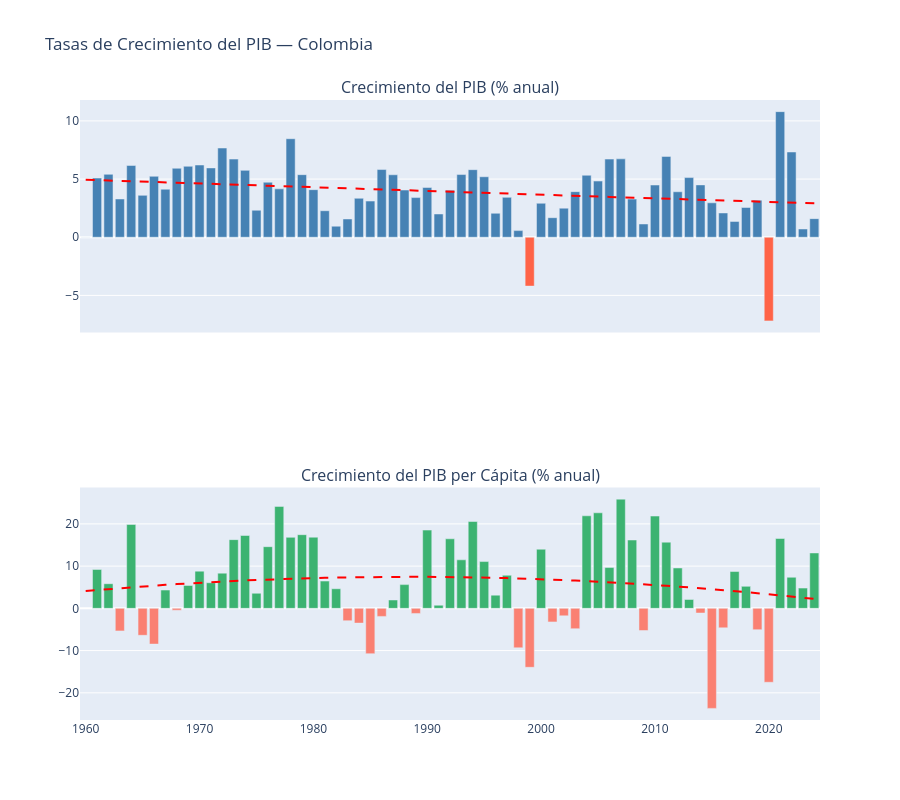

This figure's notebook cell:
### Code cell
## Variación del PIB y variación del PIB per cápita
fig = make_subplots(rows=2, cols=1, shared_xaxes=True,
                    subplot_titles=('Crecimiento del PIB (% anual)',
                                    'Crecimiento del PIB per Cápita (% anual)'))

fig.add_trace(go.Bar(x=df['year'], y=df['gdp_variation'],
                     marker_color=np.where(df['gdp_variation'] >= 0, 'steelblue', 'tomato'),
                     name='Crecimiento PIB'), row=1, col=1)
add_trend(fig, df['year'].values, df['gdp_variation'].values, row=1, col=1)

fig.add_trace(go.Bar(x=df['year'], y=df['gdp_percapita_variation'],
                     marker_color=np.where(df['gdp_percapita_variation'].fillna(0) >= 0, 'mediumseagreen', 'salmon'),
                     name='Crecimiento PIB per cápita'), row=2, col=1)
add_trend(fig, df['year'].values, df['gdp_percapita_variation'].fillna(0).values, row=2, col=1)

fig.update_layout(title='Tasas de Crecimiento del PIB — Colombia', height=HEIGHT, showlegend=False)
fig.show()

### Figure 1 — Plotly figure (JSON) as saved in the notebook; plotly's stock layout.template omitted (floating-point values rounded to 4 significant figures)
{"data": [{"marker": {"color": ["steelblue", "steelblue", "steelblue", "steelblue", "steelblue", "steelblue", "steelblue", "steelblue", "steelblue", "steelblue", "steelblue", "steelblue", "steelblue", "steelblue", "steelblue", "steelblue", "steelblue", "steelblue", "steelblue", "steelblue", "steelblue", "steelblue", "steelblue", "steelblue", "steelblue", "steelblue", "steelblue", "steelblue", "steelblue", "steelblue", "steelblue", "steelblue", "steelblue", "steelblue", "steelblue", "steelblue", "steelblue", "steelblue", "steelblue", "tomato", "steelblue", "steelblue", "steelblue", "steelblue", "steelblue", "steelblue", "steelblue", "steelblue", "steelblue", "steelblue", "steelblue", "steelblue", "steelblue", "steelblue", "steelblue", "steelblue", "steelblue", "steelblue", "steelblue", "steelblue", "tomato", "steelblue", "steelblue", "steelblue", "steelblue"]}, "name": "Crecimiento PIB", "type": "bar", "x": [1960, 1961, 1962, 1963, 1964, 1965, 1966, 1967, 1968, 1969, 1970, 1971, 1972, 1973, 1974, 1975, 1976, 1977, 1978, 1979, 1980, 1981, 1982, 1983, 1984, 1985, 1986, 1987, 1988, 1989, 1990, 1991, 1992, 1993, 1994, 1995, 1996, 1997, 1998, 1999, 2000, 2001, 2002, 2003, 2004, 2005, 2006, 2007, 2008, 2009, 2010, 2011, 2012, 2013, 2014, 2015, 2016, 2017, 2018, 2019, 2020, 2021, 2022, 2023, 2024], "xaxis": "x", "y": [0, 5.09, 5.41, 3.29, 6.17, 3.6, 5.24, 4.13, 5.93, 6.1, 6.21, 5.96, 7.67, 6.72, 5.75, 2.32, 4.73, 4.16, 8.47, 5.38, 4.09, 2.28, 0.95, 1.57, 3.35, 3.11, 5.82, 5.37, 4.06, 3.41, 4.28, 2, 4.04, 5.39, 5.81, 5.2, 2.06, 3.43, 0.57, -4.2, 2.92, 1.68, 2.5, 3.92, 5.33, 4.83, 6.72, 6.74, 3.28, 1.14, 4.49, 6.95, 3.91, 5.13, 4.5, 2.96, 2.09, 1.36, 2.56, 3.19, -7.19, 10.8, 7.33, 0.71, 1.6], "yaxis": "y"}, {"line": {"color": "red", "dash": "dash"}, "mode": "lines", "name": "Tendencia", "showlegend": false, "type": "scatter", "x": [1960, 1961, 1962, 1963, 1964, 1965, 1966, 1967, 1968, 1969, 1970, 1971, 1972, 1973, 1974, 1975, 1976, 1977, 1978, 1979, 1980, 1981, 1982, 1983, 1984, 1985, 1986, 1987, 1988, 1989, 1990, 1991, 1992, 1993, 1994, 1995, 1996, 1997, 1998, 1999, 2000, 2001, 2002, 2003, 2004, 2005, 2006, 2007, 2008, 2009, 2010, 2011, 2012, 2013, 2014, 2015, 2016, 2017, 2018, 2019, 2020, 2021, 2022, 2023, 2024], "xaxis": "x", "y": [4.944, 4.911, 4.877, 4.844, 4.811, 4.778, 4.745, 4.712, 4.679, 4.646, 4.614, 4.581, 4.548, 4.516, 4.483, 4.451, 4.418, 4.386, 4.353, 4.321, 4.289, 4.256, 4.224, 4.192, 4.16, 4.128, 4.096, 4.064, 4.032, 4.0, 3.968, 3.937, 3.905, 3.873, 3.842, 3.81, 3.778, 3.747, 3.716, 3.684, 3.653, 3.622, 3.59, 3.559, 3.528, 3.497, 3.466, 3.435, 3.404, 3.373, 3.342, 3.312, 3.281, 3.25, 3.219, 3.189, 3.158, 3.128, 3.097, 3.067, 3.037, 3.006, 2.976, 2.946, 2.916], "yaxis": "y"}, {"marker": {"color": ["mediumseagreen", "mediumseagreen", "mediumseagreen", "salmon", "mediumseagreen", "salmon", "salmon", "mediumseagreen", "salmon", "mediumseagreen", "mediumseagreen", "mediumseagreen", "mediumseagreen", "mediumseagreen", "mediumseagreen", "mediumseagreen", "mediumseagreen", "mediumseagreen", "mediumseagreen", "mediumseagreen", "mediumseagreen", "mediumseagreen", "mediumseagreen", "salmon", "salmon", "salmon", "salmon", "mediumseagreen", "mediumseagreen", "salmon", "mediumseagreen", "mediumseagreen", "mediumseagreen", "mediumseagreen", "mediumseagreen", "mediumseagreen", "mediumseagreen", "mediumseagreen", "salmon", "salmon", "mediumseagreen", "salmon", "salmon", "salmon", "mediumseagreen", "mediumseagreen", "mediumseagreen", "mediumseagreen", "mediumseagreen", "salmon", "mediumseagreen", "mediumseagreen", "mediumseagreen", "mediumseagreen", "salmon", "salmon", "salmon", "mediumseagreen", "mediumseagreen", "salmon", "salmon", "mediumseagreen", "mediumseagreen", "mediumseagreen", "mediumseagreen"]}, "name": "Crecimiento PIB per cápita", "type": "bar", "x": [1960, 1961, 1962, 1963, 1964, 1965, 1966, 1967, 1968, 1969, 1970, 1971, 1972, 1973, 1974, 1975, 1976, 1977, 1978, 1979, 1980, 1981, 1982, 1983, 1984, 1985, 1986, 1987, 1988, 1989, 1990, 1991, 1992, 1993, 1994, 1995, 1996, 1997, 1998, 1999, 2000, 2001, 2002, 2003, 2004, 2005, 2006, 2007, 2008, 2009, 2010, 2011, 2012, 2013, 2014, 2015, 2016, 2017, 2018, 2019, 2020, 2021, 2022, 2023, 2024], "xaxis": "x2", "y": [null, 9.21, 5.83, -5.34, 19.85, -6.38, -8.46, 4.33, -0.43, 5.42, 8.81, 6.06, 8.34, 16.27, 17.25, 3.57, 14.6, 24.14, 16.81, 17.44, 16.85, 6.46, 4.64, -2.92, -3.49, -10.73, -1.91, 1.98, 5.62, -1.21, 18.53, 0.74, 16.47, 11.49, 20.56, 11.08, 3.13, 7.83, -9.34, -13.96, 14, -3.21, -1.78, -4.82, 21.91, 22.62, 9.66, 25.86, 16.18, -5.25, 21.85, 15.67, 9.56, 2.1, -1.11, -23.68, -4.62, 8.72, 5.21, -5.05, -17.5, 16.54, 7.36, 4.8, 13.12], "yaxis": "y2"}, {"line": {"color": "red", "dash": "dash"}, "mode": "lines", "name": "Tendencia", "showlegend": false, "type": "scatter", "x": [1960, 1961, 1962, 1963, 1964, 1965, 1966, 1967, 1968, 1969, 1970, 1971, 1972, 1973, 1974, 1975, 1976, 1977, 1978, 1979, 1980, 1981, 1982, 1983, 1984, 1985, 1986, 1987, 1988, 1989, 1990, 1991, 1992, 1993, 1994, 1995, 1996, 1997, 1998, 1999, 2000, 2001, 2002, 2003, 2004, 2005, 2006, 2007, 2008, 2009, 2010, 2011, 2012, 2013, 2014, 2015, 2016, 2017, 2018, 2019, 2020, 2021, 2022, 2023, 2024], "xaxis": "x2", "y": [4.117, 4.349, 4.572, 4.787, 4.994, 5.192, 5.382, 5.564, 5.738, 5.903, 6.06, 6.209, 6.349, 6.481, 6.605, 6.721, 6.828, 6.927, 7.017, 7.1, 7.174, 7.24, 7.297, 7.346, 7.387, 7.42, 7.444, 7.46, 7.468, 7.468, 7.459, 7.442, 7.417, 7.383, 7.341, 7.291, 7.232, 7.166, 7.091, 7.007, 6.916, 6.816, 6.707, 6.591, 6.466, 6.333, 6.192, 6.042, 5.884, 5.718, 5.543, 5.361, 5.169, 4.97, 4.762, 4.547, 4.322, 4.09, 3.849, 3.6, 3.343, 3.077, 2.803, 2.521, 2.23], "yaxis": "y2"}], "layout": {"annotations": [{"font": {"size": 16}, "showarrow": false, "text": "Crecimiento del PIB (% anual)", "x": 0.5, "xanchor": "center", "xref": "paper", "y": 1, "yanchor": "bottom", "yref": "paper"}, {"font": {"size": 16}, "showarrow": false, "text": "Crecimiento del PIB per Cápita (% anual)", "x": 0.5, "xanchor": "center", "xref": "paper", "y": 0.375, "yanchor": "bottom", "yref": "paper"}], "height": 800, "showlegend": false, "title": {"text": "Tasas de Crecimiento del PIB — Colombia"}, "xaxis": {"anchor": "y", "domain": [0, 1], "matches": "x2", "showticklabels": false}, "xaxis2": {"anchor": "y2", "domain": [0, 1]}, "yaxis": {"anchor": "x", "domain": [0.625, 1]}, "yaxis2": {"anchor": "x2", "domain": [0, 0.375]}}}
